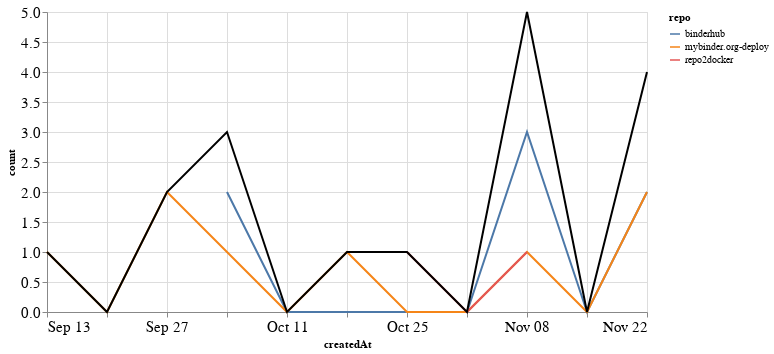

This figure's notebook cell:
### Markdown cell above
## PRs

### Code cell
prs_time = prs.groupby('repo').resample('W', on='createdAt').count()['author'].reset_index()
prs_time = prs_time.rename(columns={'author': 'count'})
prs_time_total = prs_time.groupby('createdAt').agg({"count": "sum"}).reset_index()

ch1 = alt.Chart(prs_time, width=600).mark_line().encode(
    x='createdAt',
    y='count',
    color='repo',
    tooltip="repo"
)

ch2 = alt.Chart(prs_time_total, width=600).mark_line(color="black").encode(
    x='createdAt',
    y='count',
)

ch1 + ch2

### Figure 1 — Vega-Lite specification as saved in the notebook (floating-point values rounded to 4 significant figures)
{"config": {"axisLeft": {"labelFontSize": 15}, "axisBottom": {"labelFontSize": 15}}, "layer": [{"data": {"name": "data-8321fa0d6f2d53ed978db9c5531e888a"}, "mark": "line", "encoding": {"color": {"type": "nominal", "field": "repo"}, "tooltip": {"type": "nominal", "field": "repo"}, "x": {"type": "temporal", "field": "createdAt"}, "y": {"type": "quantitative", "field": "count"}}, "width": 600}, {"data": {"name": "data-e910b48fe31150bdd98f40e63c33dd7f"}, "mark": {"type": "line", "color": "black"}, "encoding": {"x": {"type": "temporal", "field": "createdAt"}, "y": {"type": "quantitative", "field": "count"}}, "width": 600}], "$schema": "https://vega.github.io/schema/vega-lite/v4.8.1.json", "datasets": {"data-8321fa0d6f2d53ed978db9c5531e888a": [{"repo": "binderhub", "createdAt": "2020-10-04T00:00:00", "count": 2}, {"repo": "binderhub", "createdAt": "2020-10-11T00:00:00", "count": 0}, {"repo": "binderhub", "createdAt": "2020-10-18T00:00:00", "count": 0}, {"repo": "binderhub", "createdAt": "2020-10-25T00:00:00", "count": 0}, {"repo": "binderhub", "createdAt": "2020-11-01T00:00:00", "count": 0}, {"repo": "binderhub", "createdAt": "2020-11-08T00:00:00", "count": 3}, {"repo": "binderhub", "createdAt": "2020-11-15T00:00:00", "count": 0}, {"repo": "binderhub", "createdAt": "2020-11-22T00:00:00", "count": 2}, {"repo": "mybinder.org-deploy", "createdAt": "2020-09-13T00:00:00", "count": 1}, {"repo": "mybinder.org-deploy", "createdAt": "2020-09-20T00:00:00", "count": 0}, {"repo": "mybinder.org-deploy", "createdAt": "2020-09-27T00:00:00", "count": 2}, {"repo": "mybinder.org-deploy", "createdAt": "2020-10-04T00:00:00", "count": 1}, {"repo": "mybinder.org-deploy", "createdAt": "2020-10-11T00:00:00", "count": 0}, {"repo": "mybinder.org-deploy", "createdAt": "2020-10-18T00:00:00", "count": 1}, {"repo": "mybinder.org-deploy", "createdAt": "2020-10-25T00:00:00", "count": 0}, {"repo": "mybinder.org-deploy", "createdAt": "2020-11-01T00:00:00", "count": 0}, {"repo": "mybinder.org-deploy", "createdAt": "2020-11-08T00:00:00", "count": 1}, {"repo": "mybinder.org-deploy", "createdAt": "2020-11-15T00:00:00", "count": 0}, {"repo": "mybinder.org-deploy", "createdAt": "2020-11-22T00:00:00", "count": 2}, {"repo": "repo2docker", "createdAt": "2020-10-25T00:00:00", "count": 1}, {"repo": "repo2docker", "createdAt": "2020-11-01T00:00:00", "count": 0}, {"repo": "repo2docker", "createdAt": "2020-11-08T00:00:00", "count": 1}], "data-e910b48fe31150bdd98f40e63c33dd7f": [{"createdAt": "2020-09-13T00:00:00", "count": 1}, {"createdAt": "2020-09-20T00:00:00", "count": 0}, {"createdAt": "2020-09-27T00:00:00", "count": 2}, {"createdAt": "2020-10-04T00:00:00", "count": 3}, {"createdAt": "2020-10-11T00:00:00", "count": 0}, {"createdAt": "2020-10-18T00:00:00", "count": 1}, {"createdAt": "2020-10-25T00:00:00", "count": 1}, {"createdAt": "2020-11-01T00:00:00", "count": 0}, {"createdAt": "2020-11-08T00:00:00", "count": 5}, {"createdAt": "2020-11-15T00:00:00", "count": 0}, {"createdAt": "2020-11-22T00:00:00", "count": 4}]}}
